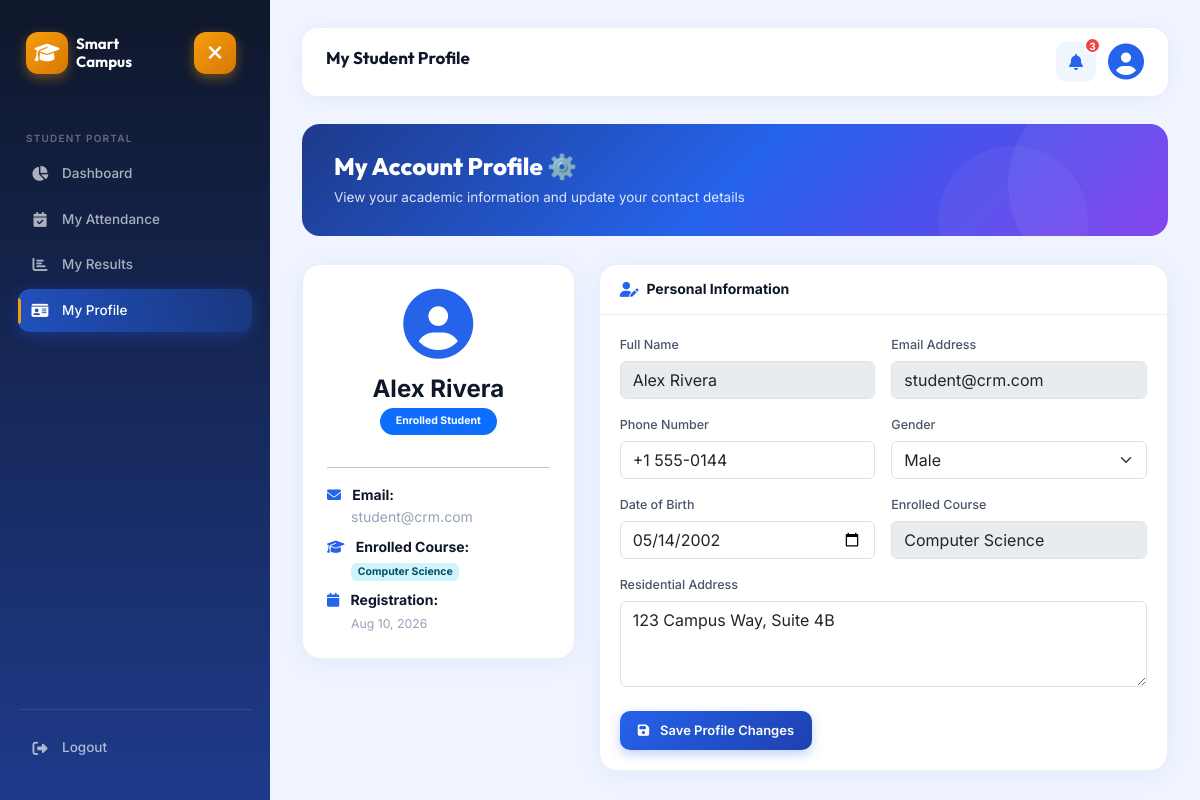
The page /student/profile.php (signed in) on the database its author committed.
### tables this page shows
CREATE TABLE IF NOT EXISTS `students` (
  `id` INT AUTO_INCREMENT PRIMARY KEY,
  `college_id` INT DEFAULT 1,
  `college_name` VARCHAR(150) DEFAULT 'Smart Campus Main Institute',
  `first_name` VARCHAR(50),
  `last_name` VARCHAR(50),
  `full_name` VARCHAR(100) NOT NULL,
  `email` VARCHAR(100) NOT NULL,
  `phone` VARCHAR(20),
  `gender` VARCHAR(10),
  `date_of_birth` DATE,
  `course` VARCHAR(100),
  `address` TEXT,
  `created_at` TIMESTAMP DEFAULT CURRENT_TIMESTAMP
);

### student/profile.php (the view, shortened to what this page needs)
<?php
include "../config/db.php";
$email = $_SESSION['email'];
$query = mysqli_query($conn, "SELECT * FROM students WHERE email='".mysqli_real_escape_string($conn, $email)."'");
$student = mysqli_fetch_assoc($query);
?>
<!DOCTYPE html>
<html lang="en">
<head>
<link href="https://cdn.jsdelivr.net/npm/bootstrap@5.3.3/dist/css/bootstrap.min.css" rel="stylesheet">
<link rel="stylesheet" href="https://cdnjs.cloudflare.com/ajax/libs/font-awesome/6.5.2/css/all.min.css">
<link rel="stylesheet" href="../assets/css/dashboard.css?v=5.0">
</head>
<body>
<?php include "../includes/sidebar.php"; ?>
<div class="main">
<?php $pageTitle = "My Student Profile"; include "../includes/topbar.php"; ?>
<div class="page-header">
    <h1>My Account Profile ⚙️</h1>
    <p>View your academic information and update your contact details</p>
</div>
<div class="row g-4">
    <div class="col-md-4">
        <div class="crm-card text-center p-4">
            <div class="mb-3">
                <i class="fa-solid fa-circle-user fa-5x text-primary"></i>
            </div>
            <h4 class="mb-1 fw-bold"><?= htmlspecialchars($student['full_name']) ?></h4>
            <span class="badge bg-primary px-3 py-2 rounded-pill mb-3">Enrolled Student</span>
            <hr>
            <div class="text-start">
                <p class="mb-2"><strong><i class="fa-solid fa-envelope me-2 text-primary"></i> Email:</strong> <br><span class="text-muted ms-4"><?= htmlspecialchars($student['email']) ?></span></p>
                <p class="mb-2"><strong><i class="fa-solid fa-graduation-cap me-2 text-primary"></i> Enrolled Course:</strong> <br><span class="badge bg-info-subtle text-info-emphasis ms-4"><?= htmlspecialchars($student['course'] ?: 'Not Enrolled') ?></span></p>
                <p class="mb-0"><strong><i class="fa-solid fa-calendar me-2 text-primary"></i> Registration:</strong> <br><small class="text-muted ms-4"><?= isset($student['created_at']) ? date('M d, Y', strtotime($student['created_at'])) : 'Active' ?></small></p>
            </div>
        </div>
    </div>
    <div class="col-md-8">
        <div class="crm-card">
            <div class="crm-card-header">
                <h4><i class="fa-solid fa-user-pen"></i> Personal Information</h4>
            </div>
            <div class="crm-card-body">
                <form action="profile.php" method="POST">
                    <div class="row g-3">
                        <div class="col-md-6">
                            <label class="form-label fw-medium">Full Name</label>
                            <input type="text" class="form-control" value="<?= htmlspecialchars($student['full_name']) ?>" disabled>
                        </div>
                        <div class="col-md-6">
                            <label class="form-label fw-medium">Email Address</label>
                            <input type="email" class="form-control" value="<?= htmlspecialchars($student['email']) ?>" disabled>
                        </div>
                        <div class="col-md-6">
                            <label class="form-label fw-medium">Phone Number</label>
                            <input type="text" name="phone" class="form-control" placeholder="+1 555-0144" value="<?= htmlspecialchars($student['phone'] ?? '') ?>">
                        </div>
                        <div class="col-md-6">
                            <label class="form-label fw-medium">Gender</label>
                            <select name="gender" class="form-select">
                                <option value="Male" <?= ($student['gender'] ?? '') === 'Male' ? 'selected' : '' ?>>Male</option>
                            </select>
                        </div>
                        <div class="col-md-6">
                            <label class="form-label fw-medium">Date of Birth</label>
                            <input type="date" name="date_of_birth" class="form-control" value="<?= htmlspecialchars($student['date_of_birth'] ?? '') ?>">
                        </div>
                        <div class="col-md-6">
                            <label class="form-label fw-medium">Enrolled Course</label>
                            <input type="text" class="form-control" value="<?= htmlspecialchars($student['course'] ?: 'Not Enrolled') ?>" disabled>
                        </div>
                        <div class="col-md-12">
                            <label class="form-label fw-medium">Residential Address</label>
                            <textarea name="address" class="form-control" rows="3" placeholder="Enter home address..."><?= htmlspecialchars($student['address'] ?? '') ?></textarea>
                        </div>
                    </div>
                    <button type="submit" name="update_profile" class="btn-crm-primary mt-4">
                        <i class="fa-solid fa-floppy-disk me-1"></i> Save Profile Changes
                    </button>
                </form>
            </div>
        </div>
    </div>
</div>
</div>
</body>
</html>

### assets/css/dashboard.css (style rules this page uses)
:root { --primary: #2563EB; --primary-dark: #1E40AF; --primary-light: #EFF6FF; --accent: #F59E0B; --accent-dark: #D97706; --success: #10B981; --danger: #EF4444; --warning: #F59E0B; --info: #06B6D4; --purple: #8B5CF6; --pink: #EC4899; --sidebar-bg: linear-gradient(180deg,#0F172A 0%,#1E3A8A 100%); --body-bg: #F0F4FF; --card-bg: #FFFFFF; --card-radius: 18px; --card-shadow: 0 4px 24px rgba(37,99,235,0.08); --card-hover-shadow: 0 12px 40px rgba(37,99,235,0.18); --border: rgba(226,232,240,0.7); --text-primary: #0F172A; --text-secondary: #475569; --text-muted: #94A3B8; --sidebar-width: 270px; --topbar-h: 80px; --transition: all 0.3s cubic-bezier(0.4,0,0.2,1); }
*, *::before, *::after { margin: 0; padding: 0; box-sizing: border-box; }
body { background: var(--body-bg); color: var(--text-primary); font-family: 'Inter', sans-serif; font-size: 14px; line-height: 1.6; overflow-x: hidden; }
.main, .main-content { margin-left: var(--sidebar-width); width: calc(100% - var(--sidebar-width)); min-height: 100vh; padding: 28px 32px; background: var(--body-bg); transition: var(--transition); }
.header, .page-header { background: linear-gradient(135deg, #1E3A8A 0%, #2563EB 50%, #7C3AED 100%); padding: 28px 32px; border-radius: var(--card-radius); color: white; margin-bottom: 28px; position: relative; overflow: hidden; }
.header::before, .page-header::before { content: ''; position: absolute; top: -40px; right: -40px; width: 200px; height: 200px; background: rgba(255,255,255,0.06); border-radius: 50%; }
.header::after, .page-header::after { content: ''; position: absolute; bottom: -60px; right: 80px; width: 150px; height: 150px; background: rgba(255,255,255,0.04); border-radius: 50%; }
.header h1, .page-header h1 { font-family: 'Outfit', sans-serif; font-size: 24px; font-weight: 800; margin-bottom: 6px; position: relative; z-index: 1; }
.header p, .page-header p { font-size: 13.5px; opacity: 0.85; position: relative; z-index: 1; margin: 0; }
.crm-card { background: white; border-radius: var(--card-radius); box-shadow: var(--card-shadow); border: 1px solid var(--border); overflow: hidden; transition: var(--transition); }
.crm-card-header { padding: 16px 20px; display: flex; align-items: center; justify-content: space-between; border-bottom: 1px solid var(--border); }
.crm-card-header h4 { font-size: 14px; font-weight: 700; color: var(--text-primary); margin: 0; display: flex; align-items: center; gap: 8px; }
.crm-card-header h4 i { color: var(--primary); font-size: 15px; }
.crm-card-body { padding: 20px; }
.btn-crm-primary { background: linear-gradient(135deg, var(--primary), var(--primary-dark)); color: white; border: none; border-radius: 10px; padding: 9px 18px; font-size: 13px; font-weight: 600; cursor: pointer; display: inline-flex; align-items: center; gap: 7px; transition: var(--transition); text-decoration: none; box-shadow: 0 4px 12px rgba(37,99,235,0.3); }
.form-label { font-size: 12.5px; font-weight: 600; color: var(--text-secondary); margin-bottom: 6px; display: block; }
.mt-4 { margin-top: 24px !important; }
.mb-3 { margin-bottom: 16px !important; }
.text-muted { color: var(--text-muted) !important; }
.text-primary { color: var(--primary) !important; }
.fw-bold { font-weight: 700 !important; }
.rounded-pill { border-radius: 20px !important; }

### rows shown on the page
students: full_name "Alex Rivera", email "student@crm.com", course "Computer Science", created_at "Aug 10, 2026", phone "+1 555-0144", gender "Male", date_of_birth "05/14/2002", address "123 Campus Way, Suite 4B"

### other values the page prints
$titleText "My Student Profile"
count($notifications) "3"
